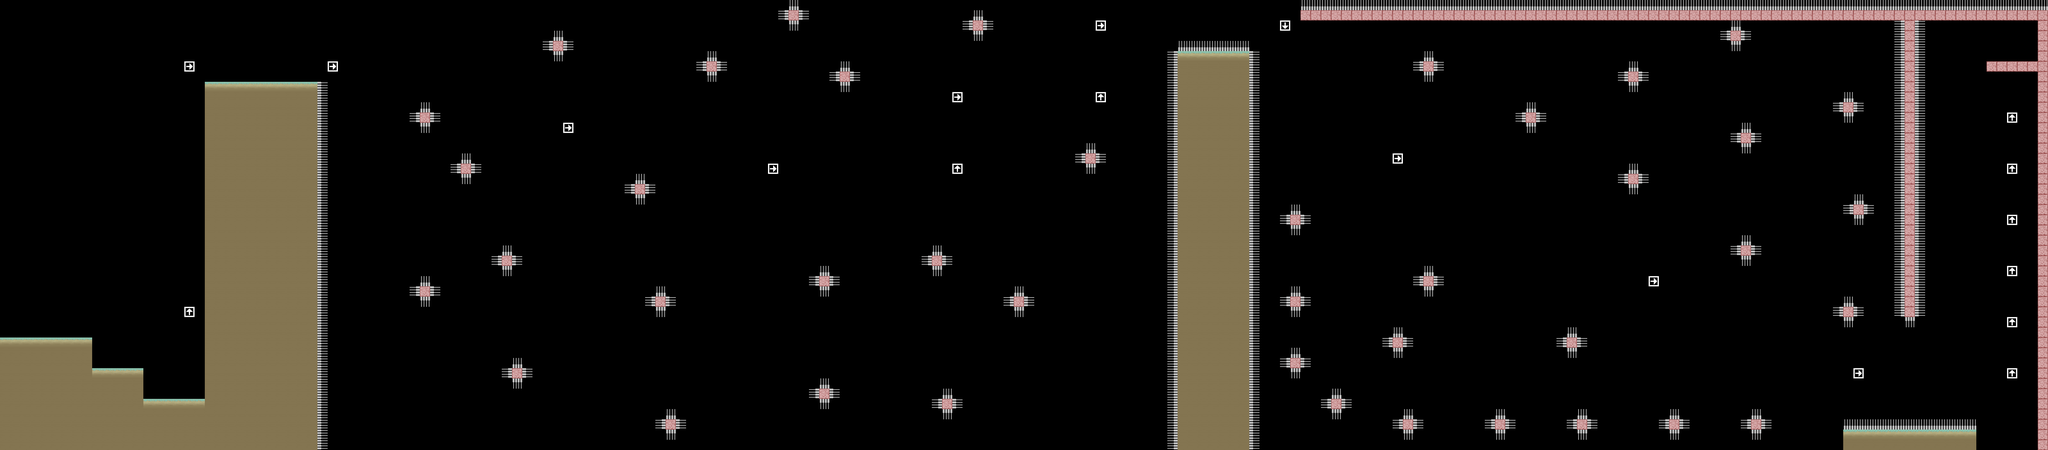

Rendered tile map (Tiled .tmx) drawn with the repository's tilesets; below, a short description and the map source with its tile grids summarised:
An orthogonal 200x44 tile map with 48x48 px tiles, 2 tile layers (Tile Layer 1, spikes).

<map version="1.0" orientation="orthogonal" width="200" height="44" tilewidth="48" tileheight="48">
 <tileset firstgid="1" name="formalcode" tilewidth="48" tileheight="48">
  <properties>
   <property name="collision" value="true" />
   <property name="collision=true" value="true" />
  </properties>
  <image source="ground.png" width="192" height="192" />
  <tile id="0">
   <properties>
    <property name="collision" value="true" />
   </properties>
  </tile>
  <tile id="12">
   <properties>
    <property name="sensor" value="true" />
   </properties>
  </tile>
  <tile id="13">
   <properties>
    <property name="sensor" value="true" />
   </properties>
  </tile>
  <tile id="14">
   <properties>
    <property name="sensor" value="true" />
   </properties>
  </tile>
  <tile id="15">
   <properties>
    <property name="sensor" value="true" />
   </properties>
  </tile>
 </tileset>
 <layer name="Tile Layer 1" width="200" height="44">
  <properties>
   <property name="bellex" value="3" />
   <property name="belley" value="32" />
   <property name="bucketx" value="196" />
   <property name="buckety" value="5" />
   <property name="collision" value="true" />
  </properties>
  <data>[8800 cells, 1030 non-empty, 6 distinct tile ids]</data>
 </layer>
 <layer name="spikes" width="200" height="44">
  <properties>
   <property name="collision" value="true" />
   <property name="killer" value="true" />
  </properties>
  <data>[8800 cells, 473 non-empty, 6 distinct tile ids]</data>
 </layer>
</map>